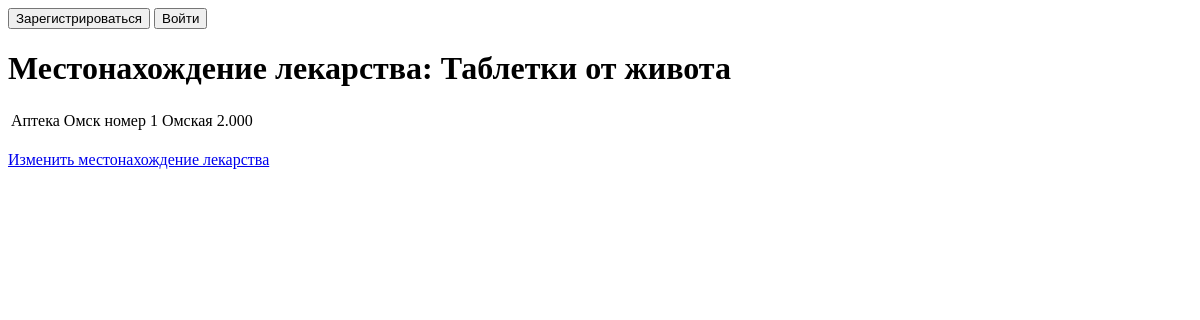
The page /cure/1 on the database as committed earlier.
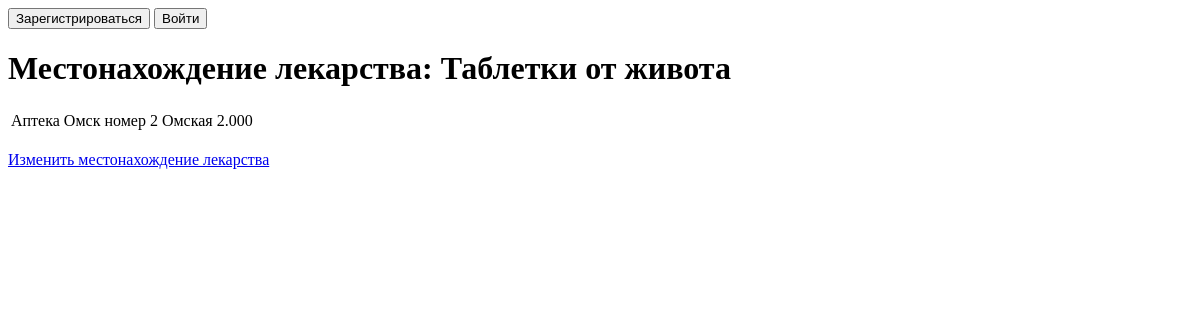
The same page on the database as committed later.
### mainapp/models.py (models this page shows, shortened)
class Place(models.Model):
    pharmacy = models.ForeignKey(Pharmacy, on_delete=models.CASCADE)
    cure = models.ForeignKey(Cure, on_delete=models.CASCADE)
    quantity = models.DecimalField(max_digits=6, decimal_places=3)

class Pharmacy(models.Model):
    name = models.CharField(max_length=50)
    street = models.ForeignKey(Street, on_delete=models.SET_NULL, null=True)
    cures = models.ManyToManyField(Cure,through='Place')

class Street(models.Model):
    name = models.CharField(max_length=50)
    city = models.ForeignKey(City, on_delete=models.SET_NULL, null=True)
    def __str__(self):
        return self.name

### mainapp/views.py (the view)
# urls.py: path("cure/<int:dk>",views.cure,name='cure'),
def cure(request,dk):
    try:
        cure = Cure.objects.get(id=dk)
    except Cure.DoesNotExist:
        raise Http404("Лекарство с кодом " + str(dk) + " не найдено!")
    template = loader.get_template('cure.html')
    context = {
        'cure' : cure,
        'title': cure.name
    }
    return HttpResponse(template.render(context, request))

### mainapp/templates/cure.html
{% extends 'base.html' %}
{% block page_title %}
    <h1> Местонахождение лекарства: {{cure.name}} </h1>
{% endblock %}
{% block page_content %}
    <table>
        {% for p in cure.place_set.all %}
            <tr>
                <td>{{p.pharmacy.name}}</td>
                <td>{{p.pharmacy.street}}</td>
                <td>{{p.quantity}}</td>
            </tr>
        {% endfor %}
    </table>
    <br>
    <a href="#"> Изменить местонахождение лекарства </a>
{% endblock %}

Rows that differ between the two databases and show on the page:
changed through a linked row, Place "Омская": pharmacy.name "Аптека Омск номер 1" → "Аптека Омск номер 2"
